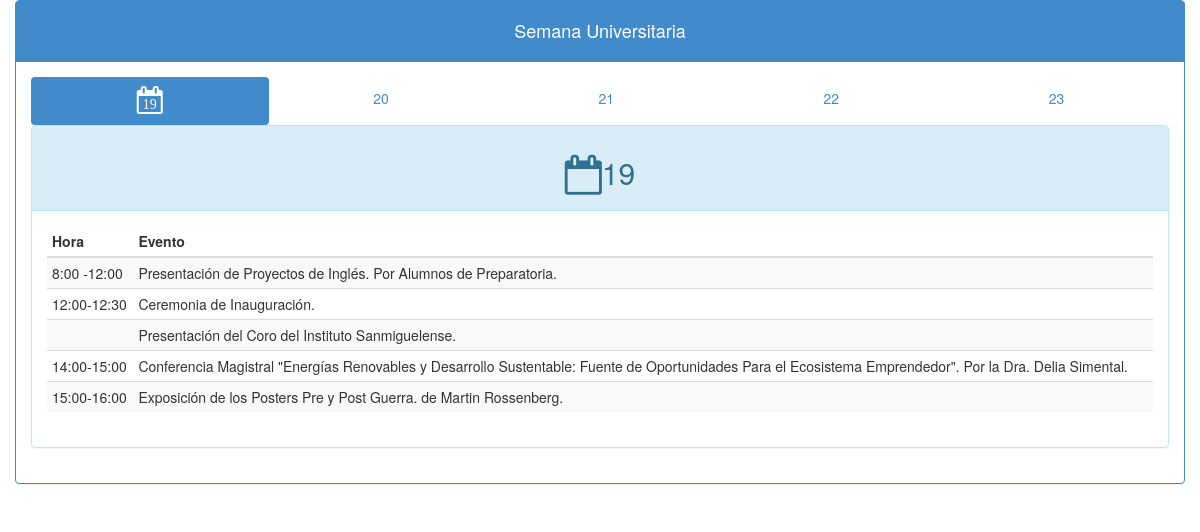
The app's page /dist/index.php, older data.
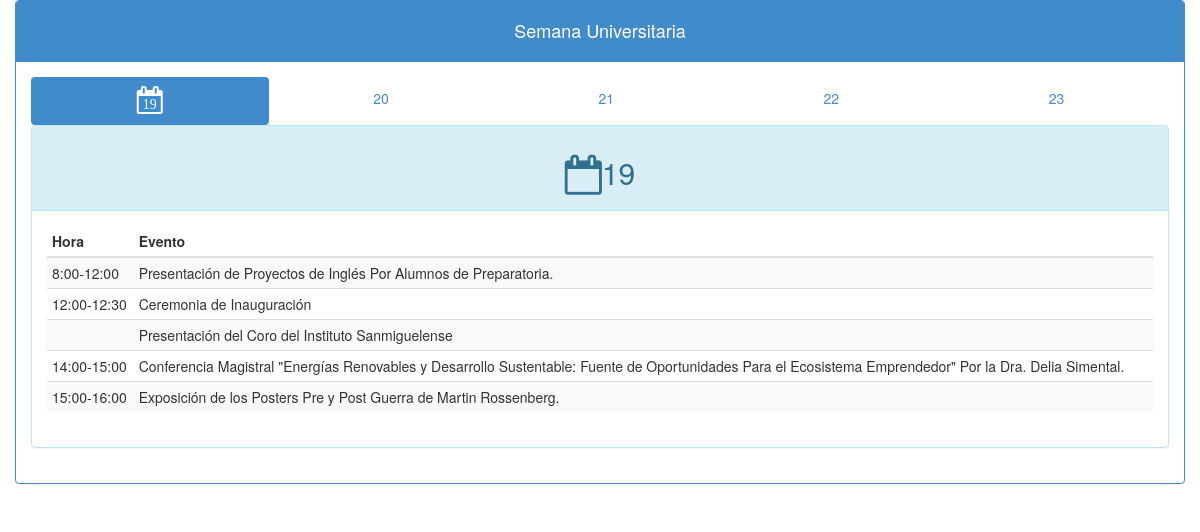
The same page, newer data.
### tables this page shows
CREATE TABLE IF NOT EXISTS `programa` (
  `id` int(4) NOT NULL AUTO_INCREMENT,
  `fecha` date NOT NULL,
  `hora` varchar(32) NOT NULL,
  `evento` varchar(128) NOT NULL,
  `ponente` varchar(64) NOT NULL,
  `lugar` varchar(32) NOT NULL,
  `imagen` varchar(32) NOT NULL,
  PRIMARY KEY (`id`)
);

### dist/php/class.php (called while the page is built, shortened)
<?php
class connection
{
	var $host='localhost';
	var $userName='root';
	var $password='';
	protected $database='semanauniversitaria';
	protected $connection='';
	function serverConnection(){
		$this->connection = mysql_connect($this->host,$this->userName,$this->password);
		return $this->connection;
	}
	function databaseConnection(){
		$db=mysql_select_db($this->database,$this->connection);
	}
}
class event{
	function query($query){
		$connection=new connection;
		return mysql_query($query);
	}
}
?>

### dist/index.php (the view, shortened to what this page needs)
<?php
include "/php/class.php";
$evento=new event;
$day=$_GET['day'];
if ($day==NULL){
  $day=date('d');
}
$consulta=$evento->query('select hora,evento,ponente from programa where fecha="2014-05-'.$day.'" order by id asc');
?>
<!DOCTYPE html>
<html lang="">
  <head>
    <link href="css/app.min.css" rel="stylesheet" media="screen">
  </head>
  <body>
    <div class="container">
      <div class="row">
      <div class="panel panel-primary">
        <div class="panel-heading"><h4 class="text-center">Semana Universitaria</h4></div>
        <div class="panel-body" id="<?php echo $day; ?>">
        <ul class="nav nav-justified nav-pills">
          <li class="active"><a href="#">
            <span class="fa-stack">
              <i class="fa fa-calendar-o fa-stack-2x"></i>
              <span class="fa fa-stack-1x">19</span>
            </span>
          </a></li>
          <li><a href="index.php?day=20">20</a></li>
          <li><a href="index.php?day=21">21</a></li>
          <li><a href="index.php?day=22">22</a></li>
          <li><a href="index.php?day=23">23</a></li>
        </ul>
        <div class="panel panel-info">
          <div class="panel-heading"><h2 class="text-center"><i class="fa fa-calendar-o fa-lg"></i>19</h2></div>
          <div class="panel-body">
            <table class="table table-condensed table-striped">
              <thead>
                <tr>
                  <th>Hora</th>
                  <th>Evento</th>
                </tr>
              </thead>
              <tbody>
                <?php
                while($fila=mysql_fetch_array($consulta)){
                  echo '<tr><td>'.$fila['hora'].'</td>';
                  echo '<td>'.$fila['evento']. ' '. $fila['ponente'] .'</td></tr>';
                }
                ?>
              </tbody>
            </table>
          </div>
        </div>
      </div>
      </div>
    </div>
    </div>
  </body>
</html>

Row changes from the older to the newer data that the page shows:
changed programa "Por Alumnos de Preparatoria.": hora "8:00 -12:00" → "8:00-12:00"; evento "Presentación de Proyectos de Inglés." → "Presentación de Proyectos de Inglés"
changed programa: evento "Ceremonia de Inauguración." → "Ceremonia de Inauguración"
changed programa: evento "Presentación del Coro del Instituto Sanmiguelense." → "Presentación del Coro del Instituto Sanmiguelense"
changed programa "Por la Dra. Delia Simental.": evento "Conferencia Magistral \"Energías Renovables y Desarrollo Sustentable: Fuente de Oportunidades Para el Ecosistema Emprendedor\"." → "Conferencia Magistral \"Energías Renovables y Desarrollo Sustentable: Fuente de Oportunidades Para el Ecosistema Emprendedor\""
changed programa "de Martin Rossenberg.": evento "Exposición de los Posters Pre y Post Guerra." → "Exposición de los Posters Pre y Post Guerra"
